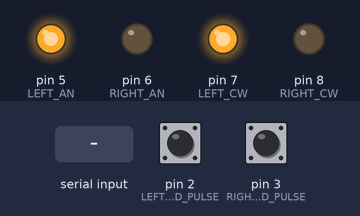
This sketch was run on a simulated Arduino Uno, built with avr-gcc and run on an emulated ATmega328P. Parts: output pins drawn as LEDs (lit = HIGH). The test bench sets the inputs (shaded band); at power-on: pin 2 (LEFT_SPEED_PULSE) LOW, pin 3 (RIGHT_SPEED_PULSE) LOW. What the sketch prints to the serial monitor is not drawn.

Above: at 1.2 s.
1.3 s: pin 2 (LEFT_SPEED_PULSE) pulled HIGH for 0.15 s
At 2.6 s:
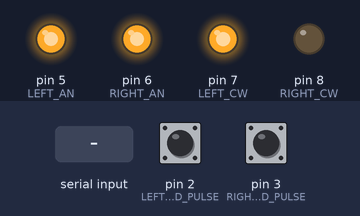
2.9 s: pin 3 (RIGHT_SPEED_PULSE) pulled HIGH for 0.15 s
At 4.0 s:
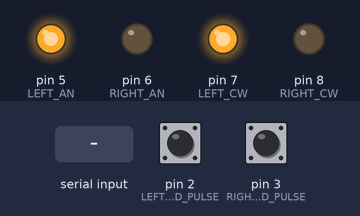
6.0 s: "p90\n" received over Serial
At 6.9 s:
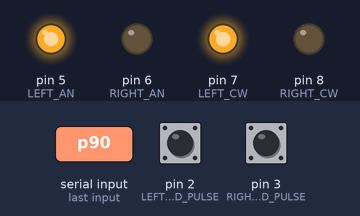
7.5 s: pin 2 (LEFT_SPEED_PULSE) pulled HIGH for 1 s
At 9.6 s:
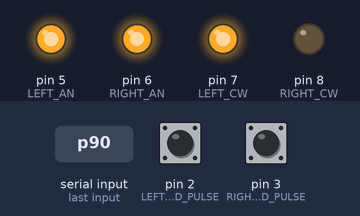
10.0 s: pin 3 (RIGHT_SPEED_PULSE) pulled HIGH for 1 s
At 12.2 s:
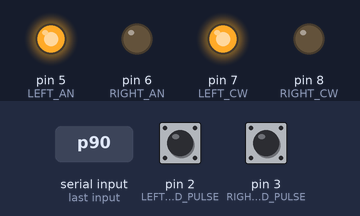
12.5 s: pin 2 (LEFT_SPEED_PULSE) pulled HIGH for 3.2 s
At 13.8 s:
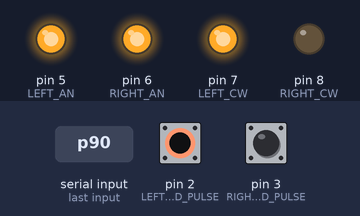
Timing chart, 0 to 17.2 s (numbered marks = the images above; inputs shaded):
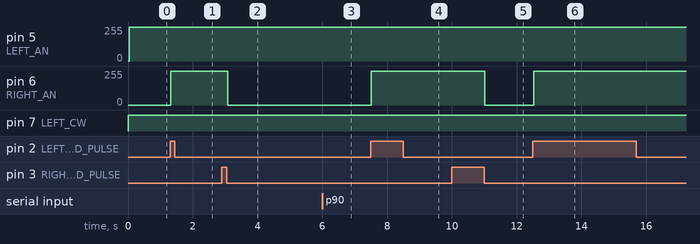

Measured:
- after the input at 1.3 s, pin 6 (RIGHT_AN): 0/255 → 255/255 at once, → 254/255 0.16 s later
- after the input at 2.9 s, pin 5 (LEFT_AN): alternates 255/255 for 0.03 s and 252/255 for 0.13 s, 4 changes in all, then stays 252/255, starting at once; pin 6 (RIGHT_AN): 254/255 → 255/255 at once, → 0/255 0.16 s later
- after the input at 6.0 s, pin 5 (LEFT_AN): 252/255 → 255/255 at once
- after the input at 7.5 s, pin 6 (RIGHT_AN): 0/255 → 255/255 at once, → 254/255 1.0 s later
- after the input at 10.0 s, pin 6 (RIGHT_AN): 254/255 → 255/255 at once, → 0/255 0.98 s later
- after the input at 12.5 s, pin 6 (RIGHT_AN): 0/255 → 255/255 at once, → 254/255 3.2 s later

The sketch:

regulator2.ino
```cpp
#define LEFT_SPEED_PULSE 2
#define RIGHT_SPEED_PULSE 3
#define LEFT_AN 5 // PWM pin
#define RIGHT_AN 6 // PWM pin
#define LEFT_CW 7 // HIGH - forward
#define RIGHT_CW 8 // LOW - forward


int gLeftTask = 0;
int gRightTask = 0;
int gLeftCounter = 0;
int gRightCounter = 0;

uint32_t prev_err_left = 0;
uint32_t prev_ticks_left = 0;
uint32_t error_i_left = 0;
float control_left;
uint32_t given_speed_left;
uint32_t current_speed_left;

uint32_t prev_err_right = 0;
uint32_t prev_ticks_right = 0;
uint32_t error_i_right = 0;
float control_right;
uint32_t given_speed_right;
uint32_t current_speed_right;

float kp_left=5.1;
float kd_left=0.0001;
float ki_left=0.000001;
uint32_t kob_left = 258;

float kp_right=10.0;
float kd_right=100;
float ki_right=0;
uint32_t kob_right = 261;


float* RampGenerator (float S, float Vmax, float E,float dt){

  int32_t kob_right = 261;
  S = S*kob_right;
  float tnas = Vmax/E;
  float s_nas1=S-E*tnas*tnas;
  float t_usk = sqrt(s_nas1/E);

  int num_t1 = (int)(tnas / dt) + 1;
  int num_t2 = (int)((t_usk - tnas) / dt) + 1;
  int num_t3 = (int)((t_usk + tnas - t_usk) / dt) + 1;
  int total_size = num_t1 + num_t2 + num_t3;

  float* t = (float*)malloc(total_size * sizeof(float));
  float* v = (float*)malloc(total_size * sizeof(float));
  for (int i = 0; i < num_t1; i++) {
        t[i] = i * dt;
        v[i] = E * t[i];
    }

    for (int i = 0; i < num_t2; i++) {
        t[num_t1 + i] = tnas + i * dt;
        v[num_t1 + i] = Vmax;
    }

    for (int i = 0; i < num_t3; i++) {
        t[num_t1 + num_t2 + i] = t_usk + i * dt;
        v[num_t1 + num_t2 + i] = E * (t_usk + tnas) - E * t[num_t1 + num_t2 + i];
    }
    return v;
}


void setup() {
  // put your setup code here, to run once:
   Serial.begin(9600);

  pinMode(LEFT_SPEED_PULSE, INPUT);
  pinMode(RIGHT_SPEED_PULSE, INPUT);
  attachInterrupt(digitalPinToInterrupt(LEFT_SPEED_PULSE), leftPulse, CHANGE);
  attachInterrupt(digitalPinToInterrupt(RIGHT_SPEED_PULSE), rightPulse, CHANGE);

  pinMode(LEFT_AN, OUTPUT);
  pinMode(RIGHT_AN, OUTPUT);

  pinMode(LEFT_CW, OUTPUT);
  pinMode(RIGHT_CW, OUTPUT);

  Serial.begin(9600);
  Serial.setTimeout(50);
  Serial.flush();
  Serial.println("left , right");

  TCCR1A = 0; // установить TCCR1A регистр в 0
  TCCR1B = 0;

    // включить прерывание Timer1 overflow:
  TIMSK1 = (1 << TOIE1);
    // Установить CS10 бит так, чтобы таймер работал при тактовой частоте:
  TCCR1B |=  (1 << CS11) ;

  sei();  // включить глобальные прерывания
}

void leftPulse() {
  gLeftCounter++;
}

void rightPulse() {
  gRightCounter++;
}

ISR(TIMER1_OVF_vect)
{

  current_speed_left = gLeftCounter-prev_ticks_left;
  current_speed_right = gRightCounter-prev_ticks_right;

  uint32_t error_left = given_speed_right - current_speed_right;
  uint32_t error_right = gRightCounter - gLeftCounter;

  uint32_t error_d_left = error_left - prev_err_left;
  uint32_t error_d_right = error_right - prev_err_right;

  uint32_t error_i_left = error_i_left + error_left;
  uint32_t error_i_right = error_i_right + error_right;

  control_left = error_left*kp_left + error_d_left*kd_left + error_i_left*ki_left;
  control_right = error_right*kp_right + error_d_right*kd_right + error_i_right*ki_right;
  if(control_left>1023){
    control_left=1023;
  }
  if(control_right>1023){
    control_right=1023;
  }


  prev_err_left = error_left;
  prev_err_right = error_right;

  prev_ticks_left = gLeftCounter;
  prev_ticks_right = gRightCounter;
}

//int speed, int distance
void doMove(uint32_t speed_left,uint32_t speed_right,uint32_t distance_left,uint32_t distance_right)
{
  distance_right = distance_right*kob_right;
  distance_left = distance_left*kob_left;
  // gRightCounter>=distance_right &&

  while (!(gRightCounter>=distance_right && gLeftCounter>=distance_left)){
    given_speed_left = speed_left;
    given_speed_right = speed_right;
    digitalWrite(LEFT_CW, HIGH);
    digitalWrite(RIGHT_CW, LOW);
    analogWrite(LEFT_AN, control_left);
    analogWrite(RIGHT_AN, prev_err_right);
    if (Serial.available() > 1) {
    char key = Serial.read();
    int val = Serial.parseFloat();
    switch (key) {
      case 'p': kp_left = val; break;
      case 'i': ki_left = val; break;
      case 'd': kd_left = val; break;
    }
  }
  Serial.print(gLeftCounter);
  Serial.print(',');
  Serial.println(gRightCounter);
  }
  analogWrite(LEFT_AN, 0);
  analogWrite(RIGHT_AN, 0);
}

void loop() {
  // put your main code here, to run repeatedly:


  doMove(200,200,10,10);
}
```
